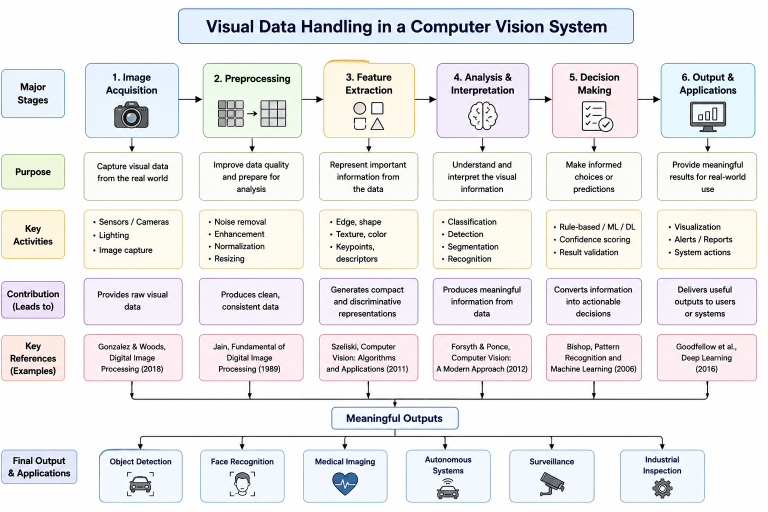
#> input picture C01/AT2/Q02/at2 q2.png, 1536 x 1024 px, given in place of Screenshot 2026-07-13 142020.png, which was not available (shown at 1/2 size)
$ python exp_16.py
#> lines starting #> are read from the running program, lines starting #| are printed output that depends on the picture; pictures that were not available may be replaced by others from this repository, and a replacement may not be noted
# -*- coding: utf-8 -*-
"""EXP-16

Automatically generated by Colab.

Original file is located at
    https://colab.research.google.com/drive/1uOBNRR7WJUTs1aoa_msv7QEc_7skm7qR
"""

from google.colab import files
uploaded = files.upload()
#> the answer given: at2 q2.png

import cv2
import matplotlib.pyplot as plt

img = cv2.imread('/content/Screenshot 2026-07-13 142020.png', 0)
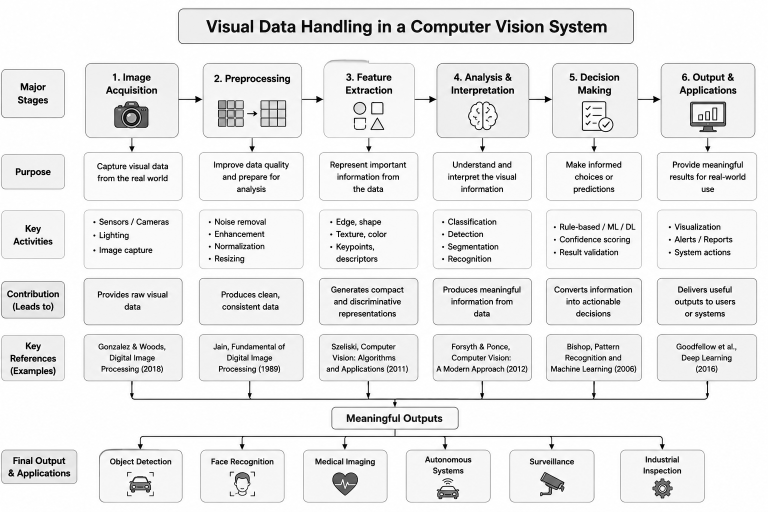
#> img: shape (1024, 1536) (shown at 1/2 size); min 0, max 255, mean 234.3

edges = cv2.Canny(img, 100, 200)
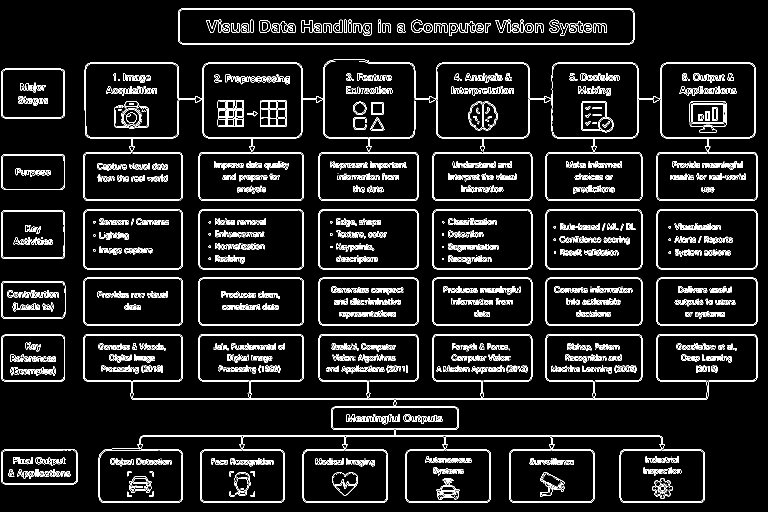
#> edges: shape (1024, 1536) (shown at 1/2 size); 7.7% white in thin lines or dots

plt.imshow(edges, cmap='gray')
plt.title('Canny Edge Detection')
plt.axis('off')
plt.show()

$ run again, on C01/AT2/Q03/at2 q3.png
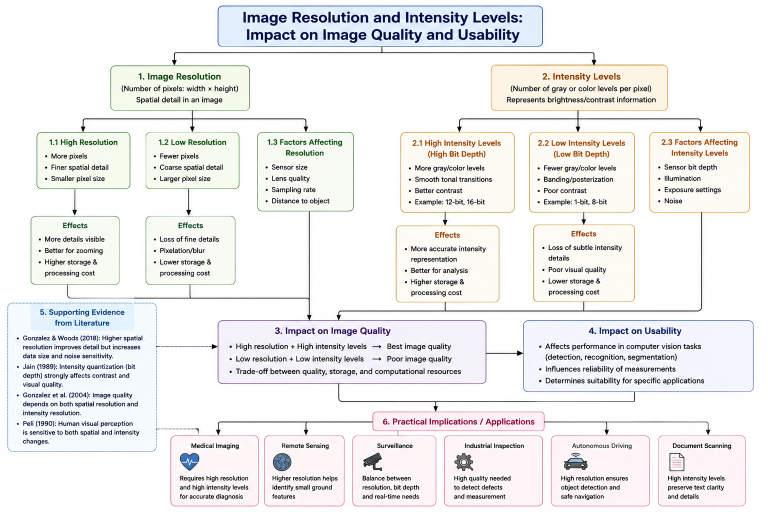
#> input picture C01/AT2/Q03/at2 q3.png, 1536 x 1024 px, given in place of Screenshot 2026-07-13 142020.png, which was not available (shown at 1/2 size)
#> `img = cv2.imread('/content/Screenshot 2026-07-13 142020.png', 0)`:
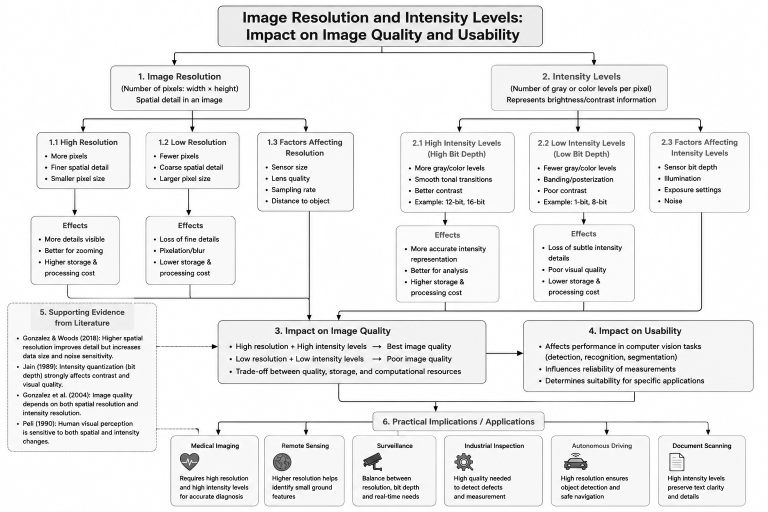
#> img: shape (1024, 1536) (shown at 1/2 size); min 0, max 255, mean 236.8
#> `edges = cv2.Canny(img, 100, 200)`:
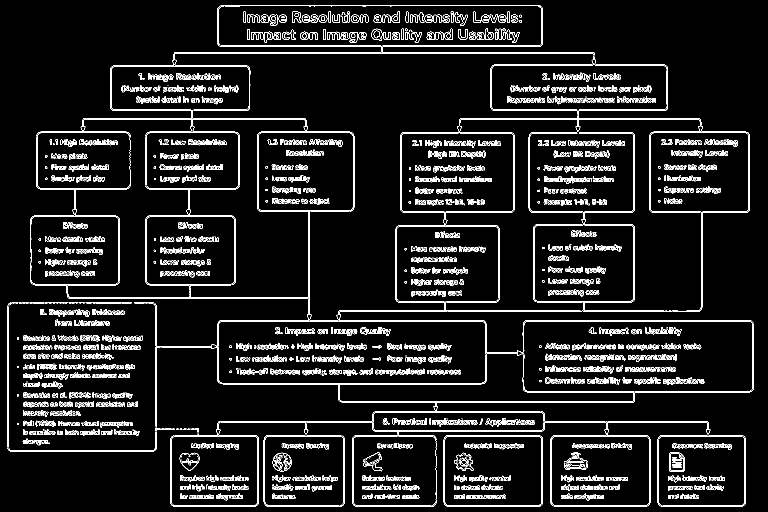
#> edges: shape (1024, 1536) (shown at 1/2 size); 7.5% white in thin lines or dots
